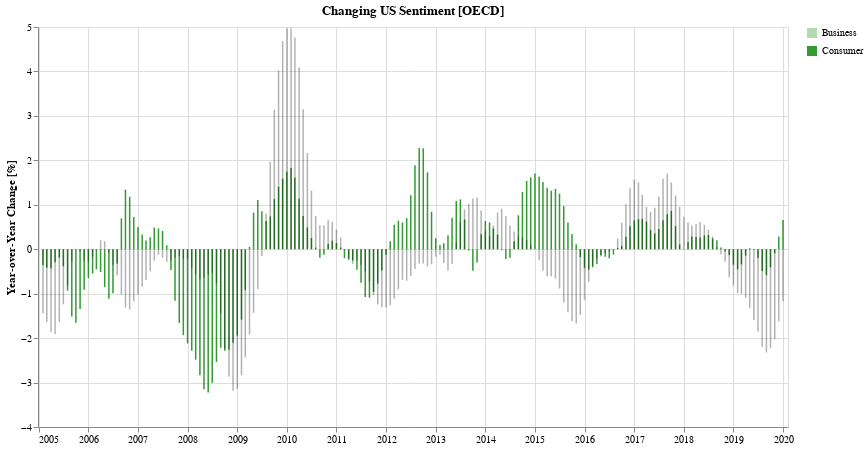

The cell this chart's notebook holds for it:
### Code cell
(cYoy + bYoy).properties(title='Changing US Sentiment [OECD]', background='white')

### Figure 1 — Vega-Lite specification as saved in the notebook (floating-point values rounded to 4 significant figures; data arrays with more than 128 entries replaced by an {"elided": "..."} marker saying what was removed)
{"config": {"view": {"continuousWidth": 400, "continuousHeight": 300}}, "layer": [{"data": {"name": "data-67b73c33eebd58833dec5c31591a2d85"}, "mark": {"type": "bar", "color": "green", "width": 1.5}, "encoding": {"opacity": {"type": "ordinal", "field": "label", "legend": {"title": ""}}, "tooltip": [{"type": "temporal", "field": "TIME", "format": "%b %Y"}, {"type": "quantitative", "field": "change_in_percent"}], "x": {"type": "temporal", "axis": {"title": ""}, "field": "TIME"}, "y": {"type": "quantitative", "axis": {"title": "Year-over-Year Change [%]"}, "field": "Value"}}, "height": 400, "title": "Changing Consumer Sentiment [OECD]", "transform": [{"calculate": "'Consumer'", "as": "label"}, {"calculate": "format(datum.Value, ',.2f')", "as": "change_in_percent"}], "width": 750}, {"data": {"name": "data-045aa9659d84815fbe1e7369ef009dd3"}, "mark": {"type": "bar", "color": "black", "width": 1.5}, "encoding": {"opacity": {"type": "ordinal", "field": "label", "legend": {"title": ""}}, "tooltip": [{"type": "temporal", "field": "TIME", "format": "%b %Y"}, {"type": "quantitative", "field": "change_in_percent"}], "x": {"type": "temporal", "axis": {"title": ""}, "field": "TIME"}, "y": {"type": "quantitative", "axis": {"title": "Year-over-Year Change [%]"}, "field": "Value"}}, "height": 400, "title": "Changing Business Sentiment [OECD]", "transform": [{"calculate": "'Business'", "as": "label"}, {"calculate": "format(datum.Value, ',.2f')", "as": "change_in_percent"}], "width": 750}], "background": "white", "title": "Changing US Sentiment [OECD]", "$schema": "https://vega.github.io/schema/vega-lite/v4.0.2.json", "datasets": {"data-67b73c33eebd58833dec5c31591a2d85": {"elided": "180 records"}, "data-045aa9659d84815fbe1e7369ef009dd3": {"elided": "180 records"}}}
